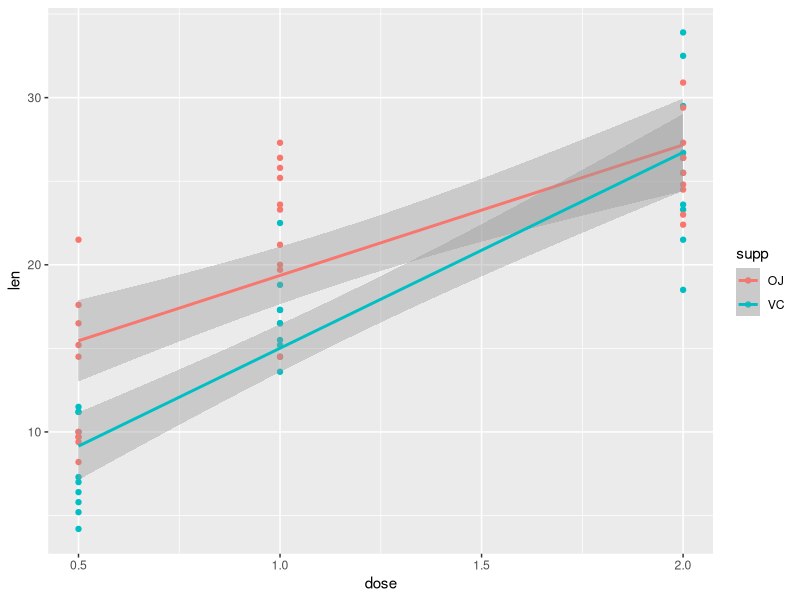
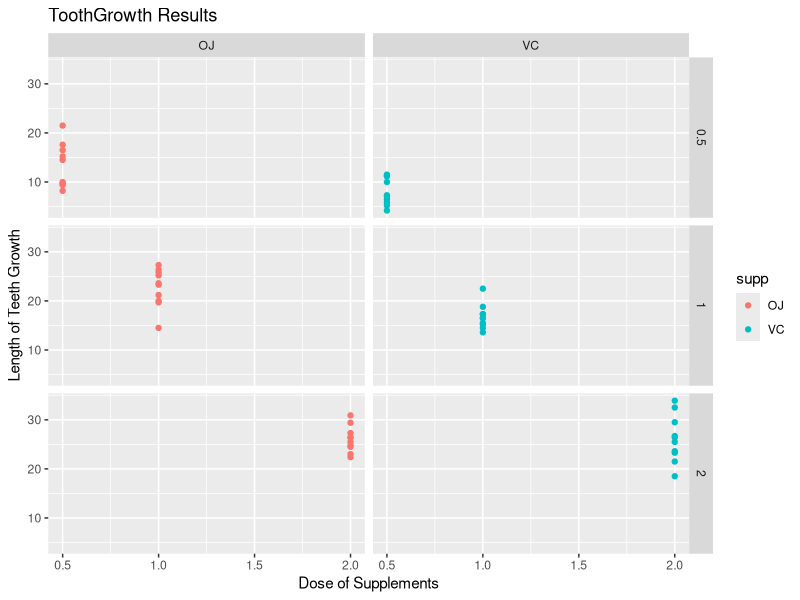

The R script that drew these images, in order: (Note: this script raises an error after producing the figures.)
## ---- chunk 1
#Loading essential Libraries
library(datasets)
library(ggplot2)
#Loading ToothGrowth data and looking at its contents
data(ToothGrowth)
head(ToothGrowth)
str(ToothGrowth)
## ---- chunk 2
#Plotting a graph using ggplot function to visualize the relations 
#between various attributes in the Dataset
ggplot(data = ToothGrowth, aes(dose, len, color = supp)) + 
      geom_point() + 
      geom_smooth(method = "lm")
## ---- chunk 3
summary(ToothGrowth)
sd(ToothGrowth$len)
ggplot(ToothGrowth, aes(dose, len, color = supp)) + 
      geom_point() + facet_grid(dose ~ supp) + 
      ggtitle("ToothGrowth Results") + 
      xlab("Dose of Supplements") + ylab("Length of Teeth Growth")
## ---- chunk 4
suppTest <-t.test(len ~ supp, data = ToothGrowth, paired = FALSE)
## ---- chunk 5
subData1 <- ToothGrowth[ToothGrowth$dose %in% c(0.5,1),]
doseTest1 <- t.test(len ~ dose, data = subData1, paired = FALSE)
subData2 <- ToothGrowth[ToothGrowth$dose %in% c(0.5,2),]
doseTest2 <- t.test(len ~ dose, data = subData2, paired = FALSE)
subData3 <- ToothGrowth[ToothGrowth$dose %in% c(1,2),]
doseTest3 <- t.test(len ~ dose, data = subData3, paired = FALSE)
